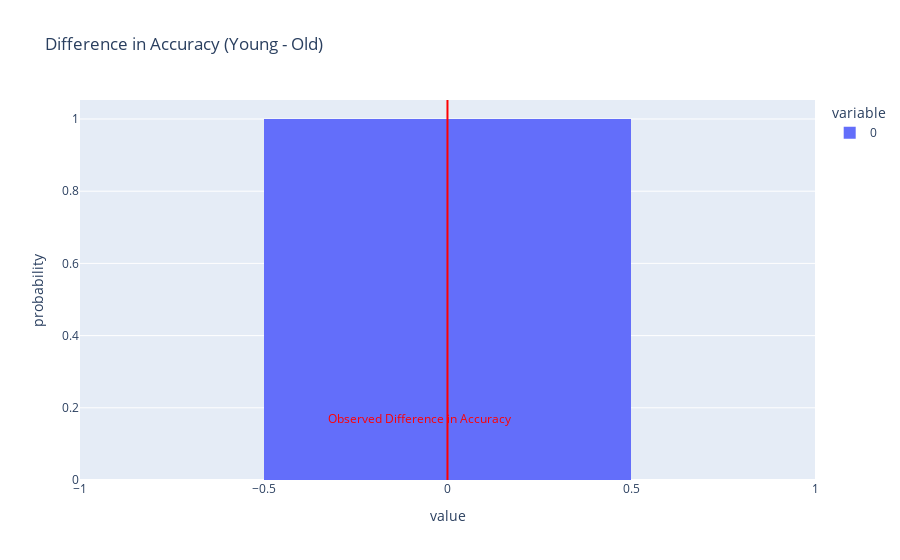

This figure's notebook cell:
### Code cell
fig = pd.Series(diff_in_acc).plot(kind='hist', histnorm='probability', nbins=10,
                            title='Difference in Accuracy (Young - Old)')
fig.add_vline(x=obs, line_color='red')
fig.update_layout(xaxis_range=[-1, 1])
fig.add_annotation(text='<span style="color:red">Observed Difference in Accuracy</span>', x=-0.075,showarrow=False, y=0.17)

### Figure 1 — Plotly figure (JSON) as saved in the notebook; plotly's stock layout.template omitted (floating-point values rounded to 4 significant figures)
{"data": [{"alignmentgroup": "True", "bingroup": "x", "histnorm": "probability", "hovertemplate": "variable=0<br>value=%{x}<br>probability=%{y}<extra></extra>", "legendgroup": "0", "marker": {"color": "#636efa", "pattern": {"shape": ""}}, "name": "0", "nbinsx": 10, "offsetgroup": "0", "orientation": "v", "showlegend": true, "type": "histogram", "x": [0, 0, 0, 0, 0, 0, 0, 0, 0, 0, 0, 0, 0, 0, 0, 0, 0, 0, 0, 0, 0, 0, 0, 0, 0, 0, 0, 0, 0, 0, 0, 0, 0, 0, 0, 0, 0, 0, 0, 0, 0, 0, 0, 0, 0, 0, 0, 0, 0, 0, 0, 0, 0, 0, 0, 0, 0, 0, 0, 0, 0, 0, 0, 0, 0, 0, 0, 0, 0, 0, 0, 0, 0, 0, 0, 0, 0, 0, 0, 0, 0, 0, 0, 0, 0, 0, 0, 0, 0, 0, 0, 0, 0, 0, 0, 0, 0, 0, 0, 0], "xaxis": "x", "yaxis": "y"}], "layout": {"annotations": [{"showarrow": false, "text": "<span style=\"color:red\">Observed Difference in Accuracy</span>", "x": -0.075, "y": 0.17}], "barmode": "relative", "legend": {"title": {"text": "variable"}, "tracegroupgap": 0}, "shapes": [{"line": {"color": "red"}, "type": "line", "x0": -7.088e-05, "x1": -7.088e-05, "xref": "x", "y0": 0, "y1": 1, "yref": "y domain"}], "title": {"text": "Difference in Accuracy (Young - Old)"}, "xaxis": {"anchor": "y", "domain": [0, 1], "range": [-1, 1], "title": {"text": "value"}}, "yaxis": {"anchor": "x", "domain": [0, 1], "title": {"text": "probability"}}}}
